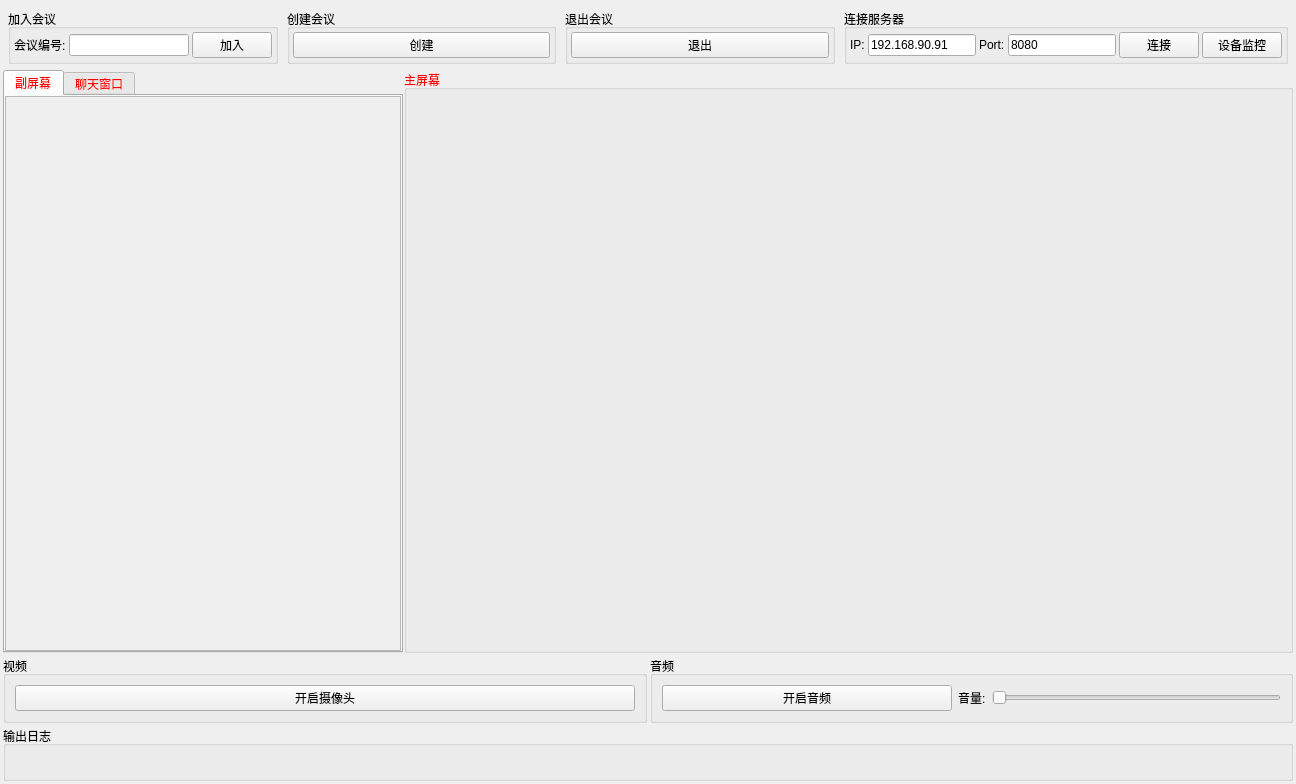
<?xml version="1.0" encoding="UTF-8"?>
<ui version="4.0">
 <class>Widget</class>
 <widget class="QWidget" name="Widget">
  <property name="enabled">
   <bool>true</bool>
  </property>
  <property name="geometry">
   <rect>
    <x>0</x>
    <y>0</y>
    <width>1296</width>
    <height>784</height>
   </rect>
  </property>
  <property name="sizePolicy">
   <sizepolicy hsizetype="Preferred" vsizetype="Fixed">
    <horstretch>0</horstretch>
    <verstretch>0</verstretch>
   </sizepolicy>
  </property>
  <property name="minimumSize">
   <size>
    <width>900</width>
    <height>600</height>
   </size>
  </property>
  <property name="windowTitle">
   <string>云会议</string>
  </property>
  <layout class="QVBoxLayout" name="verticalLayout">
   <property name="spacing">
    <number>3</number>
   </property>
   <property name="leftMargin">
    <number>3</number>
   </property>
   <property name="topMargin">
    <number>3</number>
   </property>
   <property name="rightMargin">
    <number>3</number>
   </property>
   <property name="bottomMargin">
    <number>3</number>
   </property>
   <item>
    <layout class="QHBoxLayout" name="horizontalLayout">
     <property name="spacing">
      <number>9</number>
     </property>
     <property name="leftMargin">
      <number>5</number>
     </property>
     <property name="topMargin">
      <number>6</number>
     </property>
     <property name="rightMargin">
      <number>5</number>
     </property>
     <property name="bottomMargin">
      <number>3</number>
     </property>
     <item>
      <widget class="QGroupBox" name="joinmeetBox">
       <property name="sizePolicy">
        <sizepolicy hsizetype="Expanding" vsizetype="Fixed">
         <horstretch>0</horstretch>
         <verstretch>0</verstretch>
        </sizepolicy>
       </property>
       <property name="cursor">
        <cursorShape>ArrowCursor</cursorShape>
       </property>
       <property name="title">
        <string>加入会议</string>
       </property>
       <layout class="QHBoxLayout" name="horizontalLayout_2">
        <property name="spacing">
         <number>3</number>
        </property>
        <property name="leftMargin">
         <number>3</number>
        </property>
        <property name="topMargin">
         <number>3</number>
        </property>
        <property name="rightMargin">
         <number>3</number>
        </property>
        <property name="bottomMargin">
         <number>3</number>
        </property>
        <item>
         <widget class="QLabel" name="joinmeet_label">
          <property name="text">
           <string>会议编号:</string>
          </property>
         </widget>
        </item>
        <item>
         <widget class="QLineEdit" name="meetno"/>
        </item>
        <item>
         <widget class="QPushButton" name="joinmeetBtn">
          <property name="cursor">
           <cursorShape>ArrowCursor</cursorShape>
          </property>
          <property name="text">
           <string>加入</string>
          </property>
         </widget>
        </item>
       </layout>
      </widget>
     </item>
     <item>
      <widget class="QGroupBox" name="createmeetBox">
       <property name="sizePolicy">
        <sizepolicy hsizetype="Expanding" vsizetype="Fixed">
         <horstretch>0</horstretch>
         <verstretch>0</verstretch>
        </sizepolicy>
       </property>
       <property name="cursor">
        <cursorShape>ArrowCursor</cursorShape>
       </property>
       <property name="title">
        <string>创建会议</string>
       </property>
       <layout class="QHBoxLayout" name="horizontalLayout_3">
        <property name="spacing">
         <number>3</number>
        </property>
        <property name="leftMargin">
         <number>3</number>
        </property>
        <property name="topMargin">
         <number>3</number>
        </property>
        <property name="rightMargin">
         <number>3</number>
        </property>
        <property name="bottomMargin">
         <number>3</number>
        </property>
        <item>
         <widget class="QPushButton" name="createmeetBtn">
          <property name="cursor">
           <cursorShape>ArrowCursor</cursorShape>
          </property>
          <property name="text">
           <string>创建</string>
          </property>
         </widget>
        </item>
       </layout>
      </widget>
     </item>
     <item>
      <widget class="QGroupBox" name="exitmeetBox">
       <property name="sizePolicy">
        <sizepolicy hsizetype="Expanding" vsizetype="Fixed">
         <horstretch>0</horstretch>
         <verstretch>0</verstretch>
        </sizepolicy>
       </property>
       <property name="cursor">
        <cursorShape>ArrowCursor</cursorShape>
       </property>
       <property name="title">
        <string>退出会议</string>
       </property>
       <layout class="QHBoxLayout" name="horizontalLayout_4">
        <property name="spacing">
         <number>3</number>
        </property>
        <property name="leftMargin">
         <number>3</number>
        </property>
        <property name="topMargin">
         <number>3</number>
        </property>
        <property name="rightMargin">
         <number>3</number>
        </property>
        <property name="bottomMargin">
         <number>3</number>
        </property>
        <item>
         <widget class="QPushButton" name="exitmeetBtn">
          <property name="cursor">
           <cursorShape>ArrowCursor</cursorShape>
          </property>
          <property name="text">
           <string>退出</string>
          </property>
         </widget>
        </item>
       </layout>
      </widget>
     </item>
     <item>
      <widget class="QGroupBox" name="groupBox_4">
       <property name="title">
        <string>连接服务器</string>
       </property>
       <layout class="QHBoxLayout" name="horizontalLayout_7">
        <property name="spacing">
         <number>3</number>
        </property>
        <property name="leftMargin">
         <number>3</number>
        </property>
        <property name="topMargin">
         <number>3</number>
        </property>
        <property name="rightMargin">
         <number>3</number>
        </property>
        <property name="bottomMargin">
         <number>3</number>
        </property>
        <item>
         <widget class="QLabel" name="label">
          <property name="text">
           <string>IP:</string>
          </property>
         </widget>
        </item>
        <item>
         <widget class="QLineEdit" name="ip">
          <property name="sizePolicy">
           <sizepolicy hsizetype="Minimum" vsizetype="Fixed">
            <horstretch>0</horstretch>
            <verstretch>0</verstretch>
           </sizepolicy>
          </property>
          <property name="minimumSize">
           <size>
            <width>0</width>
            <height>0</height>
           </size>
          </property>
          <property name="text">
           <string>192.168.90.91</string>
          </property>
         </widget>
        </item>
        <item>
         <widget class="QLabel" name="label_2">
          <property name="text">
           <string>Port:</string>
          </property>
         </widget>
        </item>
        <item>
         <widget class="QLineEdit" name="port">
          <property name="sizePolicy">
           <sizepolicy hsizetype="Minimum" vsizetype="Fixed">
            <horstretch>0</horstretch>
            <verstretch>0</verstretch>
           </sizepolicy>
          </property>
          <property name="maximumSize">
           <size>
            <width>300</width>
            <height>16777215</height>
           </size>
          </property>
          <property name="text">
           <string>8080</string>
          </property>
         </widget>
        </item>
        <item>
         <widget class="QPushButton" name="connServer">
          <property name="text">
           <string>连接</string>
          </property>
         </widget>
        </item>
        <item>
         <widget class="QPushButton" name="deviceMonitorBtn">
          <property name="text">
           <string>设备监控</string>
          </property>
         </widget>
        </item>
       </layout>
      </widget>
     </item>
    </layout>
   </item>
   <item>
    <layout class="QHBoxLayout" name="horizontalLayout_5">
     <property name="spacing">
      <number>1</number>
     </property>
     <item>
      <widget class="QTabWidget" name="tabWidget">
       <property name="sizePolicy">
        <sizepolicy hsizetype="Minimum" vsizetype="Expanding">
         <horstretch>0</horstretch>
         <verstretch>0</verstretch>
        </sizepolicy>
       </property>
       <property name="minimumSize">
        <size>
         <width>400</width>
         <height>0</height>
        </size>
       </property>
       <property name="palette">
        <palette>
         <active>
          <colorrole role="WindowText">
           <brush brushstyle="SolidPattern">
            <color alpha="255">
             <red>255</red>
             <green>0</green>
             <blue>0</blue>
            </color>
           </brush>
          </colorrole>
          <colorrole role="Text">
           <brush brushstyle="SolidPattern">
            <color alpha="255">
             <red>255</red>
             <green>0</green>
             <blue>0</blue>
            </color>
           </brush>
          </colorrole>
          <colorrole role="PlaceholderText">
           <brush brushstyle="SolidPattern">
            <color alpha="128">
             <red>255</red>
             <green>0</green>
             <blue>0</blue>
            </color>
           </brush>
          </colorrole>
         </active>
         <inactive>
          <colorrole role="WindowText">
           <brush brushstyle="SolidPattern">
            <color alpha="255">
             <red>255</red>
             <green>0</green>
             <blue>0</blue>
            </color>
           </brush>
          </colorrole>
          <colorrole role="Text">
           <brush brushstyle="SolidPattern">
            <color alpha="255">
             <red>255</red>
             <green>0</green>
             <blue>0</blue>
            </color>
           </brush>
          </colorrole>
          <colorrole role="PlaceholderText">
           <brush brushstyle="SolidPattern">
            <color alpha="128">
             <red>255</red>
             <green>0</green>
             <blue>0</blue>
            </color>
           </brush>
          </colorrole>
         </inactive>
         <disabled>
          <colorrole role="WindowText">
           <brush brushstyle="SolidPattern">
            <color alpha="255">
             <red>120</red>
             <green>120</green>
             <blue>120</blue>
            </color>
           </brush>
          </colorrole>
          <colorrole role="Text">
           <brush brushstyle="SolidPattern">
            <color alpha="255">
             <red>120</red>
             <green>120</green>
             <blue>120</blue>
            </color>
           </brush>
          </colorrole>
          <colorrole role="PlaceholderText">
           <brush brushstyle="SolidPattern">
            <color alpha="128">
             <red>0</red>
             <green>0</green>
             <blue>0</blue>
            </color>
           </brush>
          </colorrole>
         </disabled>
        </palette>
       </property>
       <property name="tabShape">
        <enum>QTabWidget::Rounded</enum>
       </property>
       <property name="currentIndex">
        <number>0</number>
       </property>
       <property name="usesScrollButtons">
        <bool>true</bool>
       </property>
       <widget class="QWidget" name="tab_5">
        <attribute name="title">
         <string>副屏幕</string>
        </attribute>
        <layout class="QVBoxLayout" name="verticalLayout_5">
         <property name="spacing">
          <number>0</number>
         </property>
         <property name="leftMargin">
          <number>0</number>
         </property>
         <property name="topMargin">
          <number>0</number>
         </property>
         <property name="rightMargin">
          <number>0</number>
         </property>
         <property name="bottomMargin">
          <number>0</number>
         </property>
         <item>
          <widget class="QScrollArea" name="scrollArea">
           <property name="lineWidth">
            <number>0</number>
           </property>
           <property name="widgetResizable">
            <bool>true</bool>
           </property>
           <widget class="QWidget" name="scrollAreaWidgetContents">
            <property name="geometry">
             <rect>
              <x>0</x>
              <y>0</y>
              <width>394</width>
              <height>563</height>
             </rect>
            </property>
            <property name="sizePolicy">
             <sizepolicy hsizetype="Expanding" vsizetype="Expanding">
              <horstretch>0</horstretch>
              <verstretch>0</verstretch>
             </sizepolicy>
            </property>
            <layout class="QVBoxLayout" name="verticalLayout_3">
             <property name="spacing">
              <number>3</number>
             </property>
             <property name="leftMargin">
              <number>0</number>
             </property>
             <property name="topMargin">
              <number>0</number>
             </property>
             <property name="rightMargin">
              <number>0</number>
             </property>
             <property name="bottomMargin">
              <number>0</number>
             </property>
            </layout>
           </widget>
          </widget>
         </item>
        </layout>
       </widget>
       <widget class="QWidget" name="tab_6">
        <property name="sizePolicy">
         <sizepolicy hsizetype="Expanding" vsizetype="Expanding">
          <horstretch>0</horstretch>
          <verstretch>0</verstretch>
         </sizepolicy>
        </property>
        <attribute name="title">
         <string>聊天窗口</string>
        </attribute>
        <layout class="QVBoxLayout" name="verticalLayout_6">
         <property name="spacing">
          <number>2</number>
         </property>
         <property name="leftMargin">
          <number>0</number>
         </property>
         <property name="topMargin">
          <number>0</number>
         </property>
         <property name="rightMargin">
          <number>0</number>
         </property>
         <property name="bottomMargin">
          <number>0</number>
         </property>
         <item>
          <widget class="QListWidget" name="listWidget">
           <property name="focusPolicy">
            <enum>Qt::NoFocus</enum>
           </property>
           <property name="horizontalScrollBarPolicy">
            <enum>Qt::ScrollBarAlwaysOff</enum>
           </property>
           <property name="sizeAdjustPolicy">
            <enum>QAbstractScrollArea::AdjustToContents</enum>
           </property>
           <property name="autoScrollMargin">
            <number>0</number>
           </property>
           <property name="itemAlignment">
            <set>Qt::AlignLeading|Qt::AlignLeft|Qt::AlignRight|Qt::AlignTrailing</set>
           </property>
          </widget>
         </item>
         <item>
          <widget class="QWidget" name="widget" native="true">
           <property name="sizePolicy">
            <sizepolicy hsizetype="Preferred" vsizetype="Minimum">
             <horstretch>0</horstretch>
             <verstretch>0</verstretch>
            </sizepolicy>
           </property>
           <property name="maximumSize">
            <size>
             <width>16777215</width>
             <height>100</height>
            </size>
           </property>
           <layout class="QVBoxLayout" name="verticalLayout_7">
            <property name="spacing">
             <number>0</number>
            </property>
            <property name="leftMargin">
             <number>0</number>
            </property>
            <property name="topMargin">
             <number>0</number>
            </property>
            <property name="rightMargin">
             <number>0</number>
            </property>
            <property name="bottomMargin">
             <number>0</number>
            </property>
            <item>
             <widget class="MyTextEdit" name="plainTextEdit">
              <property name="sizePolicy">
               <sizepolicy hsizetype="Minimum" vsizetype="Expanding">
                <horstretch>0</horstretch>
                <verstretch>0</verstretch>
               </sizepolicy>
              </property>
              <property name="maximumSize">
               <size>
                <width>16777215</width>
                <height>80</height>
               </size>
              </property>
              <property name="palette">
               <palette>
                <active>
                 <colorrole role="WindowText">
                  <brush brushstyle="SolidPattern">
                   <color alpha="255">
                    <red>0</red>
                    <green>0</green>
                    <blue>0</blue>
                   </color>
                  </brush>
                 </colorrole>
                 <colorrole role="Text">
                  <brush brushstyle="SolidPattern">
                   <color alpha="255">
                    <red>0</red>
                    <green>0</green>
                    <blue>0</blue>
                   </color>
                  </brush>
                 </colorrole>
                 <colorrole role="PlaceholderText">
                  <brush brushstyle="NoBrush">
                   <color alpha="128">
                    <red>0</red>
                    <green>0</green>
                    <blue>0</blue>
                   </color>
                  </brush>
                 </colorrole>
                </active>
                <inactive>
                 <colorrole role="WindowText">
                  <brush brushstyle="SolidPattern">
                   <color alpha="255">
                    <red>0</red>
                    <green>0</green>
                    <blue>0</blue>
                   </color>
                  </brush>
                 </colorrole>
                 <colorrole role="Text">
                  <brush brushstyle="SolidPattern">
                   <color alpha="255">
                    <red>0</red>
                    <green>0</green>
                    <blue>0</blue>
                   </color>
                  </brush>
                 </colorrole>
                 <colorrole role="PlaceholderText">
                  <brush brushstyle="NoBrush">
                   <color alpha="128">
                    <red>0</red>
                    <green>0</green>
                    <blue>0</blue>
                   </color>
                  </brush>
                 </colorrole>
                </inactive>
                <disabled>
                 <colorrole role="WindowText">
                  <brush brushstyle="SolidPattern">
                   <color alpha="255">
                    <red>120</red>
                    <green>120</green>
                    <blue>120</blue>
                   </color>
                  </brush>
                 </colorrole>
                 <colorrole role="Text">
                  <brush brushstyle="SolidPattern">
                   <color alpha="255">
                    <red>120</red>
                    <green>120</green>
                    <blue>120</blue>
                   </color>
                  </brush>
                 </colorrole>
                 <colorrole role="PlaceholderText">
                  <brush brushstyle="NoBrush">
                   <color alpha="128">
                    <red>0</red>
                    <green>0</green>
                    <blue>0</blue>
                   </color>
                  </brush>
                 </colorrole>
                </disabled>
               </palette>
              </property>
              <property name="font">
               <font>
                <family>Microsoft YaHei</family>
                <pointsize>12</pointsize>
               </font>
              </property>
              <property name="placeholderText">
               <string notr="true">输入@可以向对应的IP发送数据</string>
              </property>
             </widget>
            </item>
            <item>
             <widget class="QPushButton" name="sendmsg">
              <property name="text">
               <string>发送</string>
              </property>
             </widget>
            </item>
           </layout>
          </widget>
         </item>
        </layout>
       </widget>
      </widget>
     </item>
     <item>
      <widget class="QGroupBox" name="groupBox_2">
       <property name="sizePolicy">
        <sizepolicy hsizetype="Expanding" vsizetype="Expanding">
         <horstretch>0</horstretch>
         <verstretch>0</verstretch>
        </sizepolicy>
       </property>
       <property name="palette">
        <palette>
         <active>
          <colorrole role="WindowText">
           <brush brushstyle="SolidPattern">
            <color alpha="255">
             <red>255</red>
             <green>0</green>
             <blue>0</blue>
            </color>
           </brush>
          </colorrole>
         </active>
         <inactive>
          <colorrole role="WindowText">
           <brush brushstyle="SolidPattern">
            <color alpha="255">
             <red>255</red>
             <green>0</green>
             <blue>0</blue>
            </color>
           </brush>
          </colorrole>
         </inactive>
         <disabled>
          <colorrole role="WindowText">
           <brush brushstyle="SolidPattern">
            <color alpha="255">
             <red>120</red>
             <green>120</green>
             <blue>120</blue>
            </color>
           </brush>
          </colorrole>
         </disabled>
        </palette>
       </property>
       <property name="title">
        <string>主屏幕</string>
       </property>
       <layout class="QGridLayout" name="gridLayout">
        <property name="leftMargin">
         <number>0</number>
        </property>
        <property name="topMargin">
         <number>0</number>
        </property>
        <property name="rightMargin">
         <number>0</number>
        </property>
        <property name="bottomMargin">
         <number>0</number>
        </property>
        <property name="spacing">
         <number>0</number>
        </property>
        <item row="0" column="0">
         <widget class="QLabel" name="mainshow_label">
          <property name="sizePolicy">
           <sizepolicy hsizetype="Expanding" vsizetype="Expanding">
            <horstretch>0</horstretch>
            <verstretch>0</verstretch>
           </sizepolicy>
          </property>
          <property name="text">
           <string/>
          </property>
          <property name="openExternalLinks">
           <bool>false</bool>
          </property>
         </widget>
        </item>
       </layout>
      </widget>
     </item>
    </layout>
   </item>
   <item>
    <layout class="QHBoxLayout" name="horizontalLayout_6">
     <item>
      <widget class="QGroupBox" name="groupBox_5">
       <property name="sizePolicy">
        <sizepolicy hsizetype="Expanding" vsizetype="Preferred">
         <horstretch>0</horstretch>
         <verstretch>0</verstretch>
        </sizepolicy>
       </property>
       <property name="title">
        <string>视频</string>
       </property>
       <layout class="QHBoxLayout" name="horizontalLayout_9">
        <item>
         <widget class="QPushButton" name="openVedio">
          <property name="text">
           <string>开启摄像头</string>
          </property>
         </widget>
        </item>
       </layout>
      </widget>
     </item>
     <item>
      <widget class="QGroupBox" name="groupBox_6">
       <property name="title">
        <string>音频</string>
       </property>
       <layout class="QHBoxLayout" name="horizontalLayout_8">
        <item>
         <widget class="QPushButton" name="openAudio">
          <property name="sizePolicy">
           <sizepolicy hsizetype="Expanding" vsizetype="Fixed">
            <horstretch>0</horstretch>
            <verstretch>0</verstretch>
           </sizepolicy>
          </property>
          <property name="text">
           <string>开启音频</string>
          </property>
         </widget>
        </item>
        <item>
         <widget class="QLabel" name="label_3">
          <property name="text">
           <string>音量:</string>
          </property>
         </widget>
        </item>
        <item>
         <widget class="QSlider" name="horizontalSlider">
          <property name="orientation">
           <enum>Qt::Horizontal</enum>
          </property>
         </widget>
        </item>
       </layout>
      </widget>
     </item>
    </layout>
   </item>
   <item>
    <widget class="QGroupBox" name="groupBox_3">
     <property name="sizePolicy">
      <sizepolicy hsizetype="Expanding" vsizetype="Fixed">
       <horstretch>0</horstretch>
       <verstretch>0</verstretch>
      </sizepolicy>
     </property>
     <property name="title">
      <string>输出日志</string>
     </property>
     <layout class="QVBoxLayout" name="verticalLayout_2">
      <property name="spacing">
       <number>6</number>
      </property>
      <property name="leftMargin">
       <number>9</number>
      </property>
      <property name="topMargin">
       <number>9</number>
      </property>
      <property name="rightMargin">
       <number>9</number>
      </property>
      <property name="bottomMargin">
       <number>9</number>
      </property>
      <item>
       <widget class="QLabel" name="outlog">
        <property name="sizePolicy">
         <sizepolicy hsizetype="Expanding" vsizetype="Preferred">
          <horstretch>0</horstretch>
          <verstretch>0</verstretch>
         </sizepolicy>
        </property>
        <property name="palette">
         <palette>
          <active>
           <colorrole role="WindowText">
            <brush brushstyle="SolidPattern">
             <color alpha="255">
              <red>255</red>
              <green>0</green>
              <blue>0</blue>
             </color>
            </brush>
           </colorrole>
          </active>
          <inactive>
           <colorrole role="WindowText">
            <brush brushstyle="SolidPattern">
             <color alpha="255">
              <red>255</red>
              <green>0</green>
              <blue>0</blue>
             </color>
            </brush>
           </colorrole>
          </inactive>
          <disabled>
           <colorrole role="WindowText">
            <brush brushstyle="SolidPattern">
             <color alpha="255">
              <red>120</red>
              <green>120</green>
              <blue>120</blue>
             </color>
            </brush>
           </colorrole>
          </disabled>
         </palette>
        </property>
        <property name="text">
         <string/>
        </property>
       </widget>
      </item>
     </layout>
    </widget>
   </item>
  </layout>
 </widget>
 <customwidgets>
  <customwidget>
   <class>MyTextEdit</class>
   <extends>QPlainTextEdit</extends>
   <header>mytextedit.h</header>
  </customwidget>
 </customwidgets>
 <resources/>
 <connections/>
</ui>
